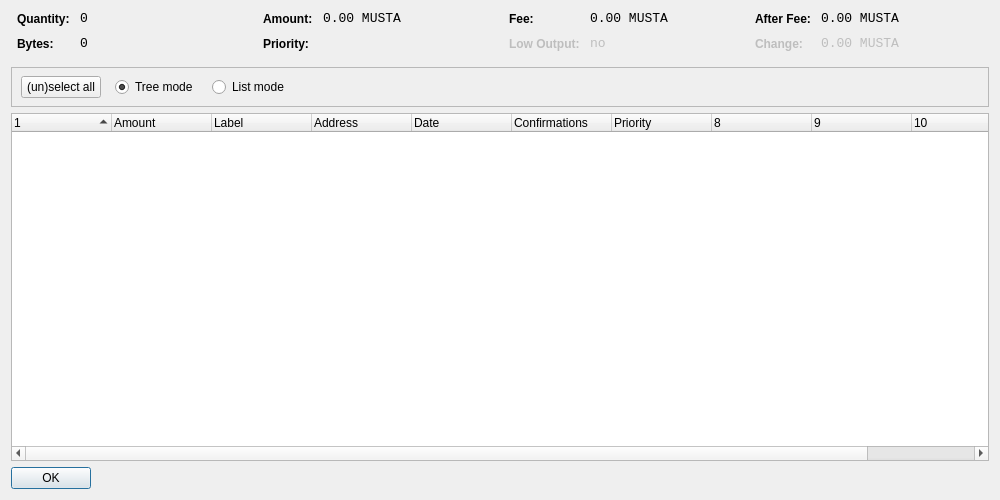
<?xml version="1.0" encoding="UTF-8"?>
<ui version="4.0">
 <class>CoinControlDialog</class>
 <widget class="QDialog" name="CoinControlDialog">
  <property name="geometry">
   <rect>
    <x>0</x>
    <y>0</y>
    <width>1000</width>
    <height>500</height>
   </rect>
  </property>
  <property name="windowTitle">
   <string>Coin Control</string>
  </property>
  <property name="styleSheet">
   <string notr="true">background-image: url(:/images/bg2);</string>
  </property>
  <layout class="QVBoxLayout" name="verticalLayout">
   <item>
    <layout class="QHBoxLayout" name="horizontalLayoutTop" stretch="0,0,0,0">
     <property name="topMargin">
      <number>0</number>
     </property>
     <property name="bottomMargin">
      <number>10</number>
     </property>
     <item>
      <layout class="QFormLayout" name="formLayoutCoinControl1">
       <property name="horizontalSpacing">
        <number>10</number>
       </property>
       <property name="verticalSpacing">
        <number>10</number>
       </property>
       <property name="leftMargin">
        <number>6</number>
       </property>
       <property name="rightMargin">
        <number>6</number>
       </property>
       <item row="0" column="0">
        <widget class="QLabel" name="labelCoinControlQuantityText">
         <property name="styleSheet">
          <string notr="true">font-weight:bold;</string>
         </property>
         <property name="text">
          <string>Quantity:</string>
         </property>
        </widget>
       </item>
       <item row="0" column="1">
        <widget class="QLabel" name="labelCoinControlQuantity">
         <property name="font">
          <font>
           <family>Monospace</family>
           <pointsize>10</pointsize>
          </font>
         </property>
         <property name="cursor">
          <cursorShape>IBeamCursor</cursorShape>
         </property>
         <property name="contextMenuPolicy">
          <enum>Qt::ActionsContextMenu</enum>
         </property>
         <property name="text">
          <string notr="true">0</string>
         </property>
         <property name="textInteractionFlags">
          <set>Qt::LinksAccessibleByMouse|Qt::TextSelectableByKeyboard|Qt::TextSelectableByMouse</set>
         </property>
        </widget>
       </item>
       <item row="1" column="0">
        <widget class="QLabel" name="labelCoinControlBytesText">
         <property name="styleSheet">
          <string notr="true">font-weight:bold;</string>
         </property>
         <property name="text">
          <string>Bytes:</string>
         </property>
        </widget>
       </item>
       <item row="1" column="1">
        <widget class="QLabel" name="labelCoinControlBytes">
         <property name="font">
          <font>
           <family>Monospace</family>
           <pointsize>10</pointsize>
          </font>
         </property>
         <property name="cursor">
          <cursorShape>IBeamCursor</cursorShape>
         </property>
         <property name="contextMenuPolicy">
          <enum>Qt::ActionsContextMenu</enum>
         </property>
         <property name="text">
          <string notr="true">0</string>
         </property>
         <property name="textInteractionFlags">
          <set>Qt::LinksAccessibleByMouse|Qt::TextSelectableByKeyboard|Qt::TextSelectableByMouse</set>
         </property>
        </widget>
       </item>
      </layout>
     </item>
     <item>
      <layout class="QFormLayout" name="formLayoutCoinControl2">
       <property name="horizontalSpacing">
        <number>10</number>
       </property>
       <property name="verticalSpacing">
        <number>10</number>
       </property>
       <property name="leftMargin">
        <number>6</number>
       </property>
       <property name="rightMargin">
        <number>6</number>
       </property>
       <item row="0" column="0">
        <widget class="QLabel" name="labelCoinControlAmountText">
         <property name="styleSheet">
          <string notr="true">font-weight:bold;</string>
         </property>
         <property name="text">
          <string>Amount:</string>
         </property>
        </widget>
       </item>
       <item row="0" column="1">
        <widget class="QLabel" name="labelCoinControlAmount">
         <property name="font">
          <font>
           <family>Monospace</family>
           <pointsize>10</pointsize>
          </font>
         </property>
         <property name="cursor">
          <cursorShape>IBeamCursor</cursorShape>
         </property>
         <property name="contextMenuPolicy">
          <enum>Qt::ActionsContextMenu</enum>
         </property>
         <property name="text">
          <string notr="true">0.00 MUSTA</string>
         </property>
         <property name="textInteractionFlags">
          <set>Qt::LinksAccessibleByMouse|Qt::TextSelectableByKeyboard|Qt::TextSelectableByMouse</set>
         </property>
        </widget>
       </item>
       <item row="1" column="0">
        <widget class="QLabel" name="labelCoinControlPriorityText">
         <property name="styleSheet">
          <string notr="true">font-weight:bold;</string>
         </property>
         <property name="text">
          <string>Priority:</string>
         </property>
        </widget>
       </item>
       <item row="1" column="1">
        <widget class="QLabel" name="labelCoinControlPriority">
         <property name="font">
          <font>
           <family>Monospace</family>
           <pointsize>10</pointsize>
          </font>
         </property>
         <property name="cursor">
          <cursorShape>IBeamCursor</cursorShape>
         </property>
         <property name="contextMenuPolicy">
          <enum>Qt::ActionsContextMenu</enum>
         </property>
         <property name="text">
          <string/>
         </property>
         <property name="textInteractionFlags">
          <set>Qt::LinksAccessibleByMouse|Qt::TextSelectableByKeyboard|Qt::TextSelectableByMouse</set>
         </property>
        </widget>
       </item>
      </layout>
     </item>
     <item>
      <layout class="QFormLayout" name="formLayoutCoinControl3">
       <property name="horizontalSpacing">
        <number>10</number>
       </property>
       <property name="verticalSpacing">
        <number>10</number>
       </property>
       <property name="leftMargin">
        <number>6</number>
       </property>
       <property name="rightMargin">
        <number>6</number>
       </property>
       <item row="0" column="0">
        <widget class="QLabel" name="labelCoinControlFeeText">
         <property name="styleSheet">
          <string notr="true">font-weight:bold;</string>
         </property>
         <property name="text">
          <string>Fee:</string>
         </property>
        </widget>
       </item>
       <item row="0" column="1">
        <widget class="QLabel" name="labelCoinControlFee">
         <property name="font">
          <font>
           <family>Monospace</family>
           <pointsize>10</pointsize>
          </font>
         </property>
         <property name="cursor">
          <cursorShape>IBeamCursor</cursorShape>
         </property>
         <property name="contextMenuPolicy">
          <enum>Qt::ActionsContextMenu</enum>
         </property>
         <property name="text">
          <string notr="true">0.00 MUSTA</string>
         </property>
         <property name="textInteractionFlags">
          <set>Qt::LinksAccessibleByMouse|Qt::TextSelectableByKeyboard|Qt::TextSelectableByMouse</set>
         </property>
        </widget>
       </item>
       <item row="1" column="0">
        <widget class="QLabel" name="labelCoinControlLowOutputText">
         <property name="enabled">
          <bool>false</bool>
         </property>
         <property name="styleSheet">
          <string notr="true">font-weight:bold;</string>
         </property>
         <property name="text">
          <string>Low Output:</string>
         </property>
        </widget>
       </item>
       <item row="1" column="1">
        <widget class="QLabel" name="labelCoinControlLowOutput">
         <property name="enabled">
          <bool>false</bool>
         </property>
         <property name="font">
          <font>
           <family>Monospace</family>
           <pointsize>10</pointsize>
          </font>
         </property>
         <property name="cursor">
          <cursorShape>IBeamCursor</cursorShape>
         </property>
         <property name="contextMenuPolicy">
          <enum>Qt::ActionsContextMenu</enum>
         </property>
         <property name="text">
          <string notr="true">no</string>
         </property>
         <property name="textInteractionFlags">
          <set>Qt::LinksAccessibleByMouse|Qt::TextSelectableByKeyboard|Qt::TextSelectableByMouse</set>
         </property>
        </widget>
       </item>
      </layout>
     </item>
     <item>
      <layout class="QFormLayout" name="formLayoutCoinControl4">
       <property name="horizontalSpacing">
        <number>10</number>
       </property>
       <property name="verticalSpacing">
        <number>10</number>
       </property>
       <property name="leftMargin">
        <number>6</number>
       </property>
       <property name="rightMargin">
        <number>6</number>
       </property>
       <item row="0" column="0">
        <widget class="QLabel" name="labelCoinControlAfterFeeText">
         <property name="styleSheet">
          <string notr="true">font-weight:bold;</string>
         </property>
         <property name="text">
          <string>After Fee:</string>
         </property>
        </widget>
       </item>
       <item row="0" column="1">
        <widget class="QLabel" name="labelCoinControlAfterFee">
         <property name="font">
          <font>
           <family>Monospace</family>
           <pointsize>10</pointsize>
          </font>
         </property>
         <property name="cursor">
          <cursorShape>IBeamCursor</cursorShape>
         </property>
         <property name="contextMenuPolicy">
          <enum>Qt::ActionsContextMenu</enum>
         </property>
         <property name="text">
          <string notr="true">0.00 MUSTA</string>
         </property>
         <property name="textInteractionFlags">
          <set>Qt::LinksAccessibleByMouse|Qt::TextSelectableByKeyboard|Qt::TextSelectableByMouse</set>
         </property>
        </widget>
       </item>
       <item row="1" column="0">
        <widget class="QLabel" name="labelCoinControlChangeText">
         <property name="enabled">
          <bool>false</bool>
         </property>
         <property name="styleSheet">
          <string notr="true">font-weight:bold;</string>
         </property>
         <property name="text">
          <string>Change:</string>
         </property>
        </widget>
       </item>
       <item row="1" column="1">
        <widget class="QLabel" name="labelCoinControlChange">
         <property name="enabled">
          <bool>false</bool>
         </property>
         <property name="font">
          <font>
           <family>Monospace</family>
           <pointsize>10</pointsize>
          </font>
         </property>
         <property name="cursor">
          <cursorShape>IBeamCursor</cursorShape>
         </property>
         <property name="contextMenuPolicy">
          <enum>Qt::ActionsContextMenu</enum>
         </property>
         <property name="text">
          <string notr="true">0.00 MUSTA</string>
         </property>
         <property name="textInteractionFlags">
          <set>Qt::LinksAccessibleByMouse|Qt::TextSelectableByKeyboard|Qt::TextSelectableByMouse</set>
         </property>
        </widget>
       </item>
      </layout>
     </item>
    </layout>
   </item>
   <item>
    <widget class="QFrame" name="frame">
     <property name="minimumSize">
      <size>
       <width>0</width>
       <height>40</height>
      </size>
     </property>
     <property name="frameShape">
      <enum>QFrame::StyledPanel</enum>
     </property>
     <property name="frameShadow">
      <enum>QFrame::Sunken</enum>
     </property>
     <widget class="QWidget" name="horizontalLayoutWidget">
      <property name="geometry">
       <rect>
        <x>10</x>
        <y>0</y>
        <width>781</width>
        <height>41</height>
       </rect>
      </property>
      <layout class="QHBoxLayout" name="horizontalLayoutPanel" stretch="0,0,0,0">
       <property name="spacing">
        <number>14</number>
       </property>
       <item>
        <widget class="QPushButton" name="pushButtonSelectAll">
         <property name="sizePolicy">
          <sizepolicy hsizetype="Maximum" vsizetype="Fixed">
           <horstretch>0</horstretch>
           <verstretch>0</verstretch>
          </sizepolicy>
         </property>
         <property name="text">
          <string>(un)select all</string>
         </property>
        </widget>
       </item>
       <item>
        <widget class="QRadioButton" name="radioTreeMode">
         <property name="sizePolicy">
          <sizepolicy hsizetype="Maximum" vsizetype="Fixed">
           <horstretch>0</horstretch>
           <verstretch>0</verstretch>
          </sizepolicy>
         </property>
         <property name="text">
          <string>Tree mode</string>
         </property>
         <property name="checked">
          <bool>true</bool>
         </property>
        </widget>
       </item>
       <item>
        <widget class="QRadioButton" name="radioListMode">
         <property name="sizePolicy">
          <sizepolicy hsizetype="Maximum" vsizetype="Fixed">
           <horstretch>0</horstretch>
           <verstretch>0</verstretch>
          </sizepolicy>
         </property>
         <property name="text">
          <string>List mode</string>
         </property>
        </widget>
       </item>
       <item>
        <spacer name="horizontalSpacer">
         <property name="orientation">
          <enum>Qt::Horizontal</enum>
         </property>
         <property name="sizeHint" stdset="0">
          <size>
           <width>40</width>
           <height>20</height>
          </size>
         </property>
        </spacer>
       </item>
      </layout>
     </widget>
    </widget>
   </item>
   <item>
    <widget class="CoinControlTreeWidget" name="treeWidget">
     <property name="contextMenuPolicy">
      <enum>Qt::CustomContextMenu</enum>
     </property>
     <property name="sortingEnabled">
      <bool>false</bool>
     </property>
     <property name="columnCount">
      <number>11</number>
     </property>
     <attribute name="headerShowSortIndicator" stdset="0">
      <bool>true</bool>
     </attribute>
     <attribute name="headerStretchLastSection">
      <bool>false</bool>
     </attribute>
     <column>
      <property name="text">
       <string/>
      </property>
     </column>
     <column>
      <property name="text">
       <string>Amount</string>
      </property>
     </column>
     <column>
      <property name="text">
       <string>Label</string>
      </property>
     </column>
     <column>
      <property name="text">
       <string>Address</string>
      </property>
     </column>
     <column>
      <property name="text">
       <string>Date</string>
      </property>
     </column>
     <column>
      <property name="text">
       <string>Confirmations</string>
      </property>
      <property name="toolTip">
       <string>Confirmed</string>
      </property>
     </column>
     <column>
      <property name="text">
       <string>Priority</string>
      </property>
     </column>
     <column>
      <property name="text">
       <string/>
      </property>
     </column>
     <column>
      <property name="text">
       <string/>
      </property>
     </column>
     <column>
      <property name="text">
       <string/>
      </property>
     </column>
     <column>
      <property name="text">
       <string/>
      </property>
     </column>
    </widget>
   </item>
   <item>
    <widget class="QDialogButtonBox" name="buttonBox">
     <property name="sizePolicy">
      <sizepolicy hsizetype="Maximum" vsizetype="Fixed">
       <horstretch>0</horstretch>
       <verstretch>0</verstretch>
      </sizepolicy>
     </property>
     <property name="orientation">
      <enum>Qt::Horizontal</enum>
     </property>
     <property name="standardButtons">
      <set>QDialogButtonBox::Ok</set>
     </property>
    </widget>
   </item>
  </layout>
 </widget>
 <customwidgets>
  <customwidget>
   <class>CoinControlTreeWidget</class>
   <extends>QTreeWidget</extends>
   <header>coincontroltreewidget.h</header>
  </customwidget>
 </customwidgets>
 <resources/>
 <connections/>
</ui>
